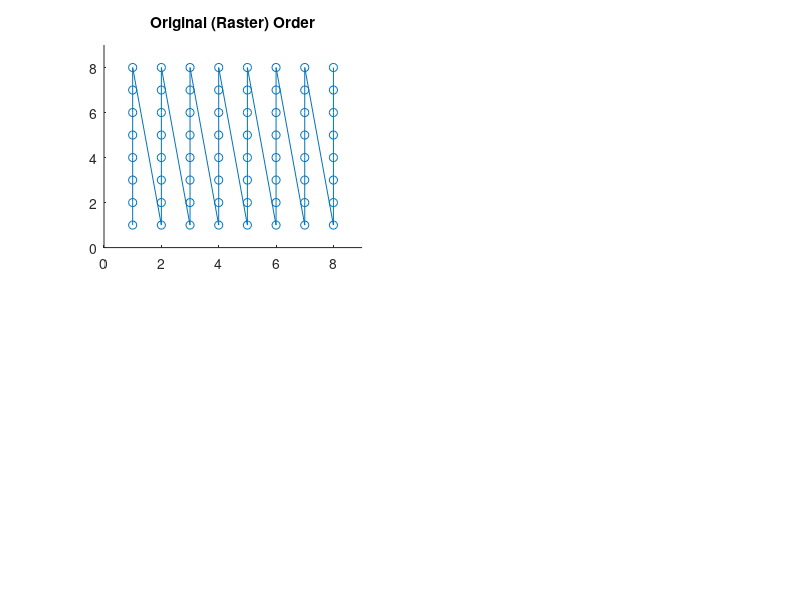

MATLAB code to generate this figure: (Note: this script raises an error after producing the figure.)
clear all;

addpath('node_orderings')

DIM = 2;
NX = 8;
plotCurves = 1;
testAll = 1;
if DIM == 1
    %[nodeX, nodeY, nodeZ] = meshgrid(linspace(0,1,NX),0,0);
    [nodeX, nodeY, nodeZ] = meshgrid(1:NX,0,0);
    [ijkX, ijkY, ijkZ] = meshgrid(1:NX,0,0);
elseif DIM == 2
    %[nodeX, nodeY, nodeZ] = meshgrid(linspace(0,1,NX),linspace(0,1,NX),0);
    [nodeX, nodeY, nodeZ] = meshgrid(1:NX,1:NX,0);
    [ijkX, ijkY, ijkZ] = meshgrid(1:NX,1:NX,0);
elseif DIM==3
    [nodeX, nodeY, nodeZ] = meshgrid(1:NX,1:NX,1:NX);
    % [nodeX, nodeY, nodeZ] = meshgrid(linspace(0,1,NX),linspace(0,1,NX),linspace(0,1,NX));
    [ijkX, ijkY, ijkZ] = meshgrid(1:NX,1:NX,1:NX);
else
    fprintf('Error, No support for dimensions greater than 3\n');
    return;
end

nodes = [nodeX(:), nodeY(:), nodeZ(:)];
clear nodeX nodeY nodeZ;
ijk_ind = [ijkX(:), ijkY(:), ijkZ(:)];
clear ijkX ijkY ijkZ;

%subplot(2,1,2)
% plot3(s_nodes(:,1), s_nodes(:,2), s_nodes(:,3),'o-');
% xlabel('k');
% ylabel('i');
% zlabel('j');

if plotCurves
    subplot(2,2,1);
    plot3(nodes(:,1), nodes(:,2), nodes(:,3),'o-');
    title('Original (Raster) Order');
    axis([0 NX+1 0 NX+1 0 NX+1]);
    view(max(2,DIM))
end


%% Z-order
morton_ind = ijk_to_z(ijk_ind, DIM);
%% Alternative: (Each Z is 4 nodes per edge)
% morton_ind = ijk_to_4node_z(ijk_ind, DIM);
[temp morton_compressed_ind] = sort(morton_ind);
s_nodes = nodes(morton_compressed_ind,:);

if plotCurves
    subplot(2,2,2);
    plot3(s_nodes(:,1), s_nodes(:,2), s_nodes(:,3),'o-');
    title('Morton (Z) Order');
    axis([0 NX+1 0 NX+1 0 NX+1]);
    view(max(2,DIM))
end

if testAll
    
    %% U-order
    morton_ind = ijk_to_u(ijk_ind, DIM);
    [temp morton_compressed_ind] = sort(morton_ind);
    s_nodes = nodes(morton_compressed_ind,:);
    
    if plotCurves
        subplot(2,2,3);
        plot3(s_nodes(:,1), s_nodes(:,2), s_nodes(:,3),'o-');
        title('Gray-Code (U) Order');
        axis([0 NX+1 0 NX+1 0 NX+1]);
        view(max(2,DIM))
    end
    
    %% X-order
    morton_ind = ijk_to_x(ijk_ind, DIM);
    [temp morton_compressed_ind] = sort(morton_ind);
    s_nodes = nodes(morton_compressed_ind,:);
    
    if plotCurves
        subplot(2,2,4);
        plot3(s_nodes(:,1), s_nodes(:,2), s_nodes(:,3),'o-');
        title('Cross (X) Order');
        axis([0 NX+1 0 NX+1 0 NX+1]);
        view(max(2,DIM))
    end
    
end